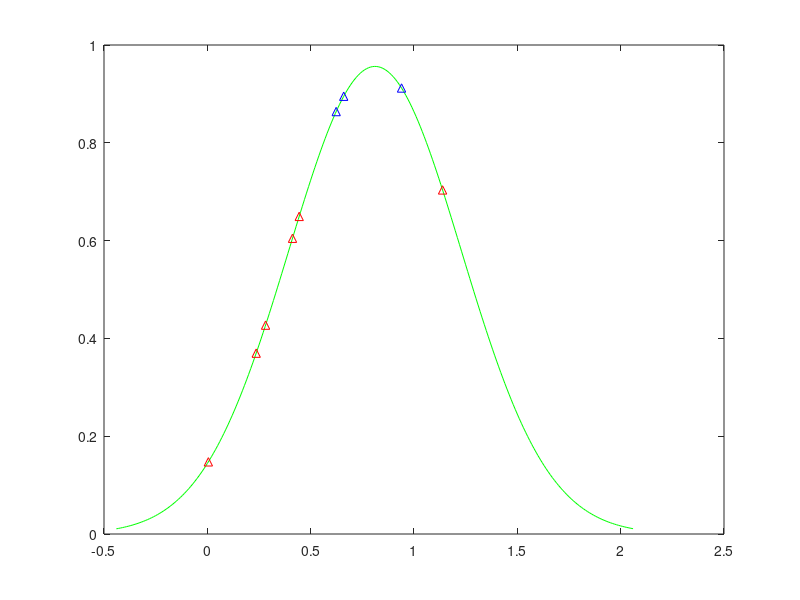

MATLAB code to generate this figure:
clear;
close all;

load('data_lab3.mat')
arr = score_natural_model;
mean_arr = mean(arr);
std_arr = std(arr);


start = mean_arr-3*std_arr;
ending = mean_arr + 3*std_arr;

dt = 0.01;

x = start:dt:ending;
y = zeros(size(x));
for i = 1:size(x,2)
    y(i) = (1/(std_arr*sqrt(2*pi)))*exp(-0.5*((x(i) - mean_arr)/std_arr)^2);
end
figure
plot(x,y,'g');

y1 = zeros(size(score_test));
test = score_test;
outlier = zeros(size(test));
%lets assume the ones beyond 1.5*sigma as outliers

for i = 1:size(test,1) 
    hold on;
    
    if abs(test(i) - mean_arr) > 0.5*std_arr
        y1(i) = (1/(std_arr*sqrt(2*pi)))*exp(-0.5*((test(i) - mean_arr)/std_arr)^2);
        plot(test(i),y1(i),'r^');
        outlier(i) = 1;
    else
        y1(i) = (1/(std_arr*sqrt(2*pi)))*exp(-0.5*((test(i) - mean_arr)/std_arr)^2);
        plot(test(i),y1(i),'b^');
    end
   
    
end

outlier